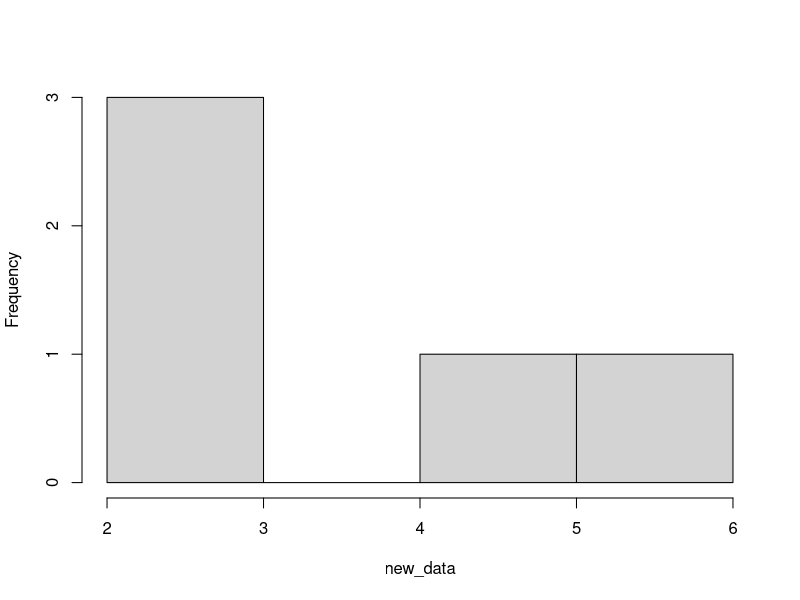
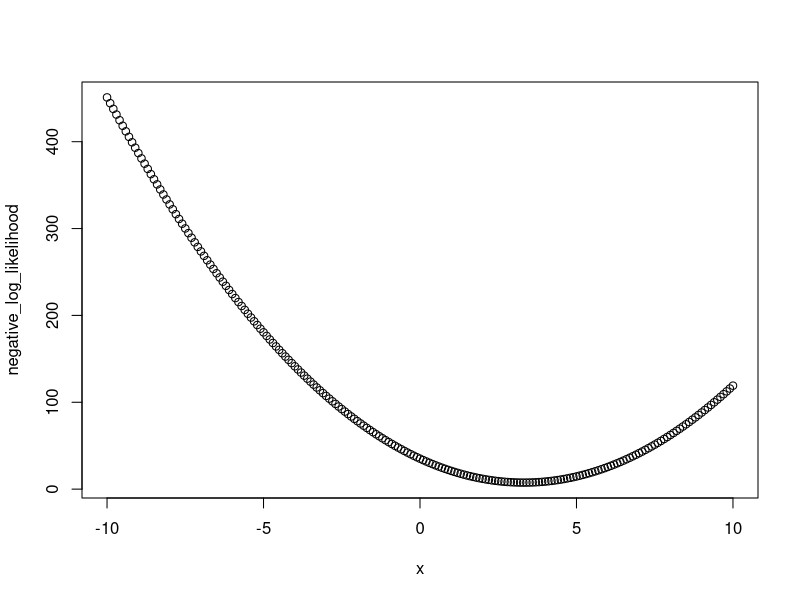
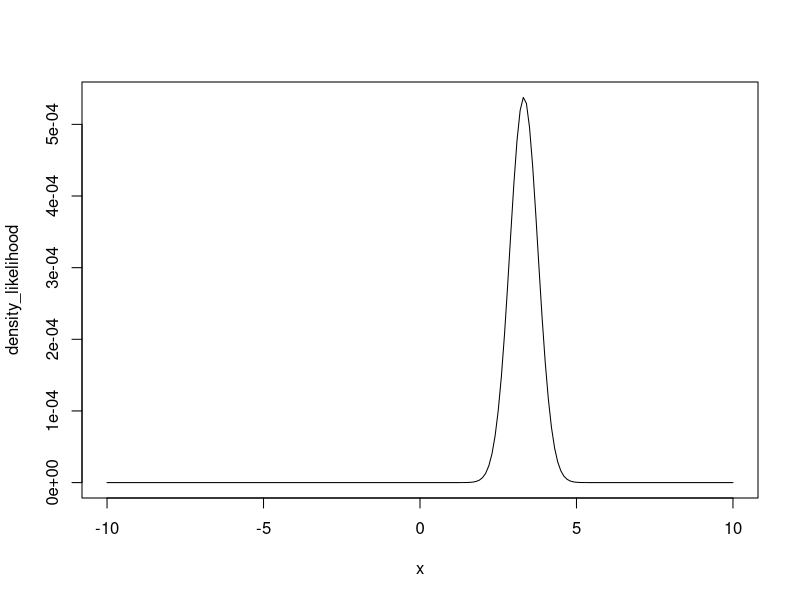
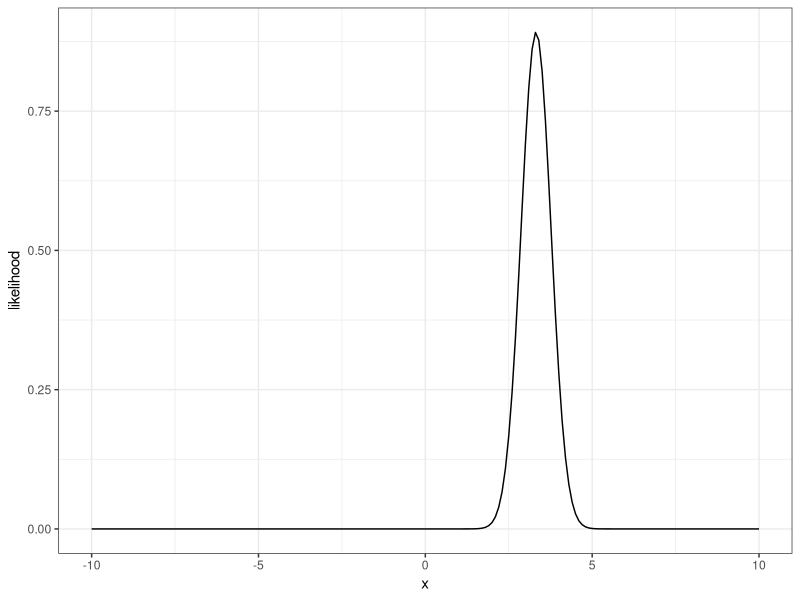
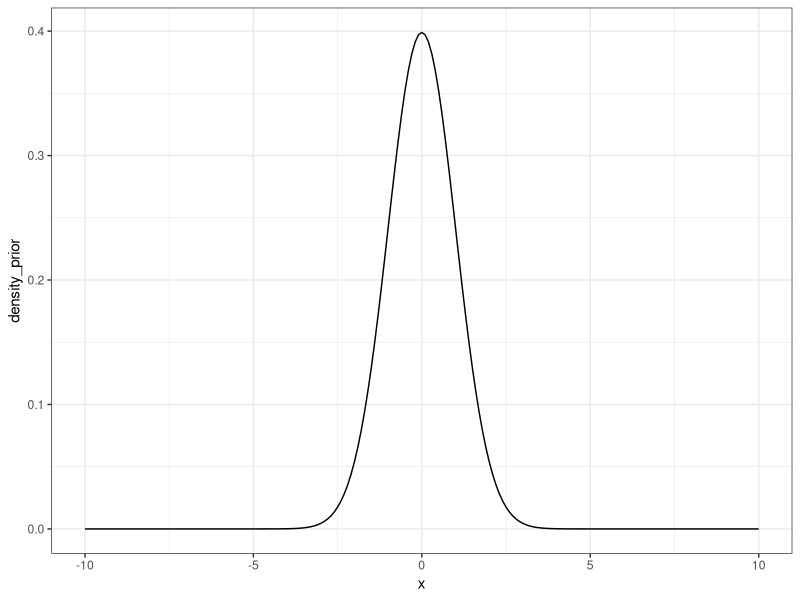
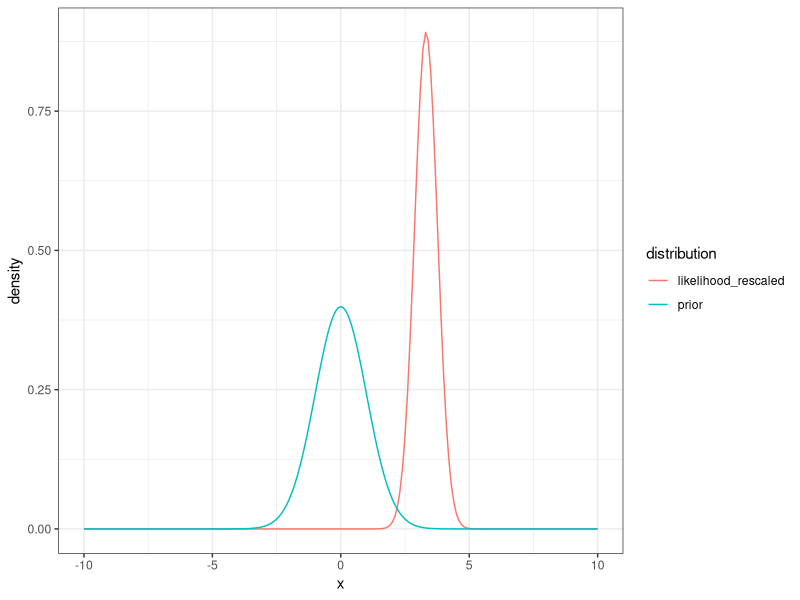
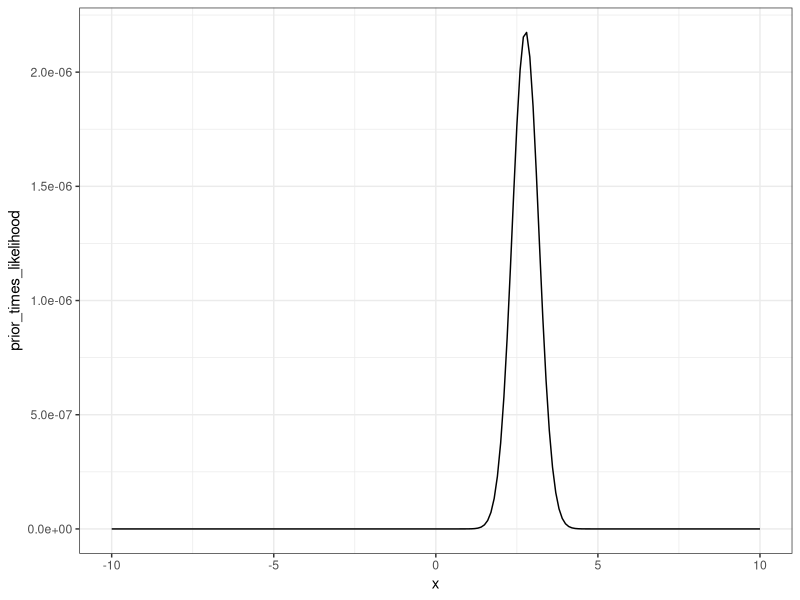
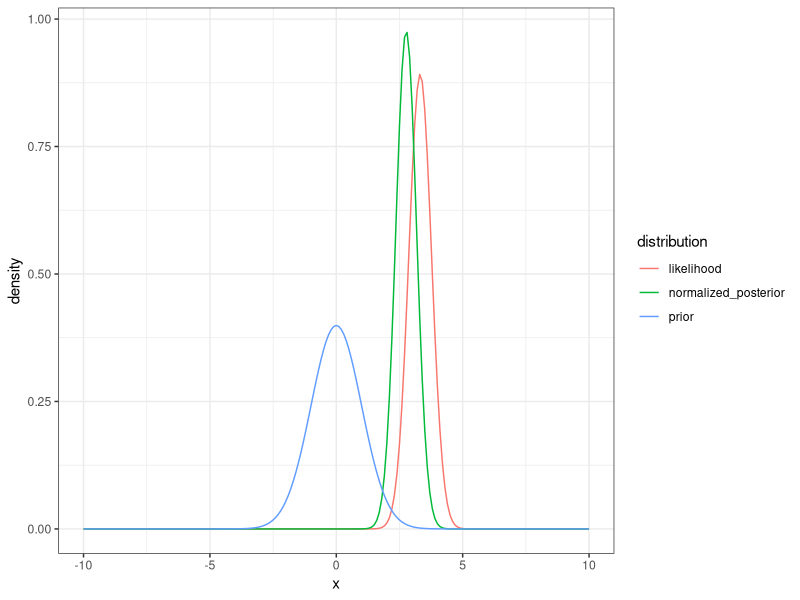

Here is the R script that generated these plots, in order:
## ---- chunk 1
#| echo: FALSE
#| message: FALSE
library(tidyverse)
library(patchwork)
set.seed(120)
## ---- chunk 2
num_data_points <- 5

mean_data <- 3.0
sd_data <- 1.0
new_data <- rnorm(num_data_points, mean = mean_data, sd = sd_data)
## ---- chunk 3
#| fig-cap: Five random simples from a normal distirubtion with mean = 3 and sd = 1
#| label: fig-rnorm1
hist(new_data, main = "")
## ---- chunk 4
#DATA MODEL
delta_x <- 0.1
x <- seq(-10,10, delta_x)
negative_log_likelihood <- rep(NA,length(x))

for(i in 1:length(x)){
  negative_log_likelihood[i] <- -sum(dnorm(new_data, mean = x[i], sd = 1, log = TRUE))
}
## ---- chunk 5
#| fig-cap: Negative log likelihood curve
#| label: fig-ll-bayes
plot(x, negative_log_likelihood)
## ---- chunk 6
density_likelihood <- exp(-negative_log_likelihood)
## ---- chunk 7
#| fig-cap: likelihood curve
#| label: fig-ll2-density
plot(x, density_likelihood, type = "l")
## ---- chunk 8
likelihood_area_under_curve <- sum(density_likelihood * delta_x) #Width * Height

density_likelihood_rescaled <- density_likelihood/likelihood_area_under_curve
## ---- chunk 9
#| fig-cap: Rescale likelihood (area under curve is 1)
#| label: fig-rescaled-ll
d <- tibble(x = x,
            likelihood = density_likelihood_rescaled)
ggplot(data = d, aes(x = x, y = likelihood)) +
  geom_line() +
  theme_bw()
## ---- chunk 10
mean_prior <- 0
sd_prior <- 1.0
## ---- chunk 11
density_prior <- dnorm(x, mean = mean_prior, sd = sd_prior)
## ---- chunk 12
#| fig-cap: likelihood of the x given the prior distribution
#| label: fig-prior-dens
d <- tibble(x = x,
            density_prior = density_prior)
ggplot(d, aes(x = x, y = density_prior)) +
  geom_line()  +
  theme_bw()
## ---- chunk 13
#| fig-cap: likelihood of the x given the prior distribution and likelihood of the model.
#| label: fig-prior-ll-dens
tibble(x = x,
            prior = density_prior,
            likelihood_rescaled = density_likelihood_rescaled) %>% 
  pivot_longer(cols = -x, names_to = "distribution", values_to = "density") %>% 
  mutate(distribution = factor(distribution)) %>% 
  ggplot(aes(x = x, y = density, color = distribution)) +
  geom_line()  +
  theme_bw()

## ---- chunk 14
prior_times_likelihood <- density_prior * density_likelihood
## ---- chunk 15
#| label: fig-post-unscaled
#| fig-cap: likelihood of the x given the prior distribution and likelihood of the model.
d <- tibble(x = x,
            prior_times_likelihood = prior_times_likelihood)
ggplot(d, aes(x = x, y = prior_times_likelihood)) +
  geom_line()  +
  theme_bw()
## ---- chunk 16
area_under_curve <- sum(prior_times_likelihood * delta_x)  #sum(Width * Height) = total probability of the data given all possible values of the parameter
normalized_posterior <- prior_times_likelihood / area_under_curve
## ---- chunk 17
#| fig-cap: Prior, likelihood, and posterior shown together 
#| label: fig-prior-ll-post
tibble(x = x,
       prior = density_prior,
       likelihood = density_likelihood_rescaled,
       normalized_posterior = normalized_posterior) %>% 
  pivot_longer(cols = -x, names_to = "distribution", values_to = "density") %>% 
  mutate(distribution = factor(distribution)) %>% 
  ggplot(aes(x = x, y = density, color = distribution)) +
  geom_line()  +
  theme_bw()
## ---- chunk 18
explore_senstivity <- function(num_data_points, mean_data, sd_data, mean_prior, sd_prior, title){

new_data <- rnorm(num_data_points, mean_data, sd_data)
delta_x <- 0.1
x <- seq(-15,15, delta_x)
negative_log_likelihood <- rep(NA,length(x))

#DATA MODEL
for(i in 1:length(x)){
  #Process model is that mean = x
  negative_log_likelihood[i] <- -sum(dnorm(new_data, mean = x[i], sd = 1, log = TRUE))
}

density_likelihood <- exp(-negative_log_likelihood)
likelihood_area_under_curve <- sum(density_likelihood * delta_x) #Width * Height
density_likelihood_rescaled <- density_likelihood/likelihood_area_under_curve

#Prior
density_prior <- dnorm(x, mean = mean_prior, sd = sd_prior)

#Prior x Likelihood
prior_times_likelihood <- density_prior * density_likelihood
area_under_curve <- sum(prior_times_likelihood * delta_x) #Width * Height
normalized_posterior <- prior_times_likelihood / area_under_curve

p <- tibble(x = x,
       prior = density_prior,
       likelihood = density_likelihood_rescaled,
       normalized_posterior = normalized_posterior) %>% 
  pivot_longer(cols = -x, names_to = "distribution", values_to = "density") %>% 
  mutate(distribution = factor(distribution)) %>% 
  ggplot(aes(x = x, y = density, color = distribution)) +
  geom_line() +
  labs(title = title)  +
  theme_bw()
return(p)
}
## ---- chunk 19
#Baseline
p1 <- explore_senstivity(num_data_points = 5,
                         mean_data = 3,
                         sd_data = 2,
                         mean_prior = 0,
                         sd_prior = 1.0,
                         title = "Baseline\n")

#Increase confidence in prior
p2 <- explore_senstivity(num_data_points = 5,
                         mean_data = 3,
                         sd_data = 2,
                         mean_prior = 0,
                         sd_prior = 0.1,
                         title = "Increase confidence\nin prior")

#Increase number of data points
p3 <- explore_senstivity(num_data_points = 50,
                         mean_data = 3,
                         sd_data = 2,
                         mean_prior = 0,
                         sd_prior = 1.0,
                         title = "Increase data\n")

#Make likelihood mean closer to prior
p4 <- explore_senstivity(num_data_points = 5,
                         mean_data = 0,
                         sd_data = 2,
                         mean_prior = 0,
                         sd_prior = 1.0,
                         title = "Make likelihood mean\ncloser to prior")


p4 <- explore_senstivity(num_data_points = 1,
                        mean_data = 10,
                        sd_data = 1.0,
                        mean_prior = 10,
                        sd_prior = 1.0,
                        title = "Make likelihood mean\ncloser to prior")

## ---- chunk 20
#| echo: false
#| fig-cap: Senstivity of posteriors to different data and prior scenarios
#| label: fig-post-sens
(p1 + p3) / (p2 + p4) + plot_layout(guides = "collect")  
## ---- chunk 21
num_data_points <- 10
par1_true <- 3
sd_data <- 0.5
x <- runif(num_data_points, 0, 10)
par_true <- c(par1_true, 0.5)
y_true <- par_true[1] * (x / (x + par_true[2]))
y <- rnorm(length(y_true), mean = y_true, sd = sd_data)
## ---- chunk 22
plot(x, y, ylim = c(0, par1_true + 2))
## ---- chunk 23
mean_prior <- 1.0
sd_prior <- 0.5
## ---- chunk 24
delta_par1 <- 0.1
par1 <- seq(-3,10, delta_par1)
negative_log_likelihood <- rep(NA,length(par1))
for(i in 1:length(par1)){
  #Process model
  pred <- par1[i] * (x / (x + par_true[2]))
  #Data model
  negative_log_likelihood[i] <- -sum(dnorm(y, mean = pred, sd = sd_data, log = TRUE))
}

density_likelihood <- exp(-negative_log_likelihood)
likelihood_area_under_curve <- sum(density_likelihood * delta_par1) #Width * Height
density_likelihood_rescaled <- density_likelihood/likelihood_area_under_curve

#Priors
density_prior <- dnorm(par1, mean = mean_prior, sd = sd_prior)
prior_times_likelihood <- density_prior * density_likelihood
area_under_curve <- sum(prior_times_likelihood * delta_par1) #Width * Height
normalized_posterior <- prior_times_likelihood / area_under_curve
## ---- chunk 25
tibble(par1 = par1,
       prior = density_prior,
       likelihood = density_likelihood_rescaled,
       normalized_posterior = normalized_posterior) %>% 
  pivot_longer(cols = -par1, names_to = "distribution", values_to = "density") %>% 
  mutate(distribution = factor(distribution)) %>% 
  ggplot(aes(x = par1, y = density, color = distribution)) +
  geom_line()  +
  theme_bw()
## ---- chunk 26
par1_mle <- par1[which.max(density_likelihood)]
par1_post <- par1[which.max(normalized_posterior)]

d <- tibble(x = seq(0,10, 0.1),
            prior = mean_prior * (x / (x + par_true[2])),
            likelihood = par1_mle * (x / (x + par_true[2])),
            posterior = par1_post * (x / (x + par_true[2]))) %>% 
  pivot_longer(cols = -x, names_to = "distribution", values_to = "prediction") %>% 
  mutate(distribution = factor(distribution))
## ---- chunk 27
ggplot(d, aes(x = x, y = prediction, col = distribution)) +
  geom_line() +
  labs(y = "M-M model prediction (process model)")  +
  theme_bw()
## ---- chunk 28
num_data_points <- 10
par1_true <- 3
sd_data <- 0.5
x <- runif(num_data_points, 0, 10)
par_true <- c(par1_true, 0.5)
y_true <- par_true[1] * (x / (x + par_true[2]))
y <- rnorm(length(y_true), mean = y_true, sd = sd_data)
## ---- chunk 29
plot(x, y, ylim = c(0, par1_true + 2))
## ---- chunk 30
#Initialize chain
num_iter <- 1000
pars <- array(NA, dim = c(num_iter))
pars[1] <- 2
log_prob_current <- -10000000000
prob_current <- exp(log_prob_current)
jump <- 0.8

mean_prior <- 1.0
sd_prior <- 0.5

accept <- rep(NA,num_iter)
accept[1] <- 1

for(i in 2:num_iter){
  
  #Randomly select new parameter values
  proposed_pars <- rnorm(1, pars[i - 1], jump)
  
    
  #PRIORS: how likely is the proposed value given the prior distribution?
  prior <- dnorm(proposed_pars, mean = mean_prior, sd = sd_prior)

  #PROCESS MODEL: Use new parameter values in the process model
  pred <- proposed_pars * (x / (x + par_true[2]))

  #DATA MODEL: how likely is the data given the proposed parameter?
  #We are multiplying here
  likelihood <- prod(dnorm(y, mean = pred, sd = sd_data))
  
  #Combine the prior and likelihood
  #remember that you multiply probabilities which mean you can add log(probability)
  prob_proposed <- prior * likelihood
  
  z <- (prob_proposed/prob_current)
  
  #Now pick a random number between 0 and 1
  r <- runif(1, 0, 1)
  
  #If z > r then accept the new parameters
  #Note: this will always happen if the new parameters are more likely than
  #the old parameters z > 1 means than z is always > r no matter what value of
  #r is chosen.  However it will accept worse parameter sets (P_new is less
  #likely then P_old - i.e., z < 1) in proportion to how much worse it is
  #For example: if z = 0.9 and then any random number drawn by runif that is
  #less than 0.90 will result in accepting the worse values (i.e., the slightly
  #worse values will be accepted a lot of the time).  In contrast, if z = 0.01
  #(i.e., the new parameters are much much worse), then they can still be accepted
  #but much more rarely because random r values of < 0.1 occur more rarely
  #print(c(pars[i - 1], proposed_pars, z, r))
  if(z > r){
    accept[i] <- 1
    pars[i] <- proposed_pars
    prob_current <- prob_proposed
  }else{
    accept[i] <- 0
    pars[i] <- pars[i - 1]
    prob_current <- prob_current #this calculation isn't necessary but is here to show you the logic
  }
}
## ---- chunk 31
#| warning: FALSE
d <- tibble(iter = 1:num_iter,
       par1 = pars)

p1 <-  ggplot(d, aes(x = iter, y = par1)) +
  geom_line()  +
  theme_bw()

p2 <- ggplot(d, aes(x = par1)) +
  geom_histogram() +
  theme_bw()

p1 | p2
## ---- chunk 32
#| warning: FALSE

nburn <- 100
d_burn <- tibble(iter = nburn:num_iter,
       par1 = pars[nburn:num_iter])
## ---- chunk 33
#| warning: FALSE
p1 <-  ggplot(d_burn, aes(x = iter, y = par1)) +
  geom_line() +
  theme_bw()

p2 <- ggplot(d_burn, aes(x = par1)) +
  geom_histogram() +
  theme_bw()

p1 | p2
## ---- chunk 34
par_post_burn <- pars[nburn:num_iter]

#Mean
mean(par_post_burn)
#sd
sd(par_post_burn)
#Quantiles
quantile(par_post_burn, c(0.025, 0.5,0.975))
## ---- chunk 35
num_samples <- 100
sample_index <- sample(x = 1:length(par_post_burn), size = num_samples, replace = TRUE)
random_draws <- par_post_burn[sample_index]
## ---- chunk 36
hist(random_draws)
## ---- chunk 37
num_samples <- 1000
x_new <- x
pred_posterior_mean <- matrix(NA, num_samples, length(x_new))   # storage for all simulations
y_posterior <- matrix(NA, num_samples, length(x_new)) 

for(i in 1:num_samples){
  sample_index <- sample(x = 1:length(pars), size = 1, replace = TRUE)
  pred_posterior_mean[i, ] <- pars[sample_index] * (x_new / (x_new + par_true[2]))
  y_posterior[i, ] <- rnorm(length(x_new), pred_posterior_mean[i, ], sd = sd_data)
  
}
n.stats.y <- apply(y_posterior, 2, quantile, c(0.025, 0.5, 0.975))
n.stats.y.mean <- apply(y_posterior, 2, mean)

n.stats.mean <- apply(pred_posterior_mean, 2, quantile, c(0.025, 0.5, 0.975))

d <- tibble(x = x_new,
            median = n.stats.y.mean,
            lower95_y = n.stats.y[1, ],
            upper95_y = n.stats.y[3, ],
            lower95_mean = n.stats.mean[1, ],
            upper95_mean = n.stats.mean[3, ],
            obs = y)
## ---- chunk 38
ggplot(d, aes(x = x)) +
  geom_ribbon(aes(ymin = lower95_y, ymax = upper95_y), fill = "lightblue", alpha = 0.5) +
    geom_ribbon(aes(ymin = lower95_mean, ymax = upper95_mean), fill = "pink", alpha = 0.5) +
  geom_line(aes(y = median)) +
  geom_point(aes(y = obs)) +
  labs(y = "M-M Prediction")  +
  theme_bw()

